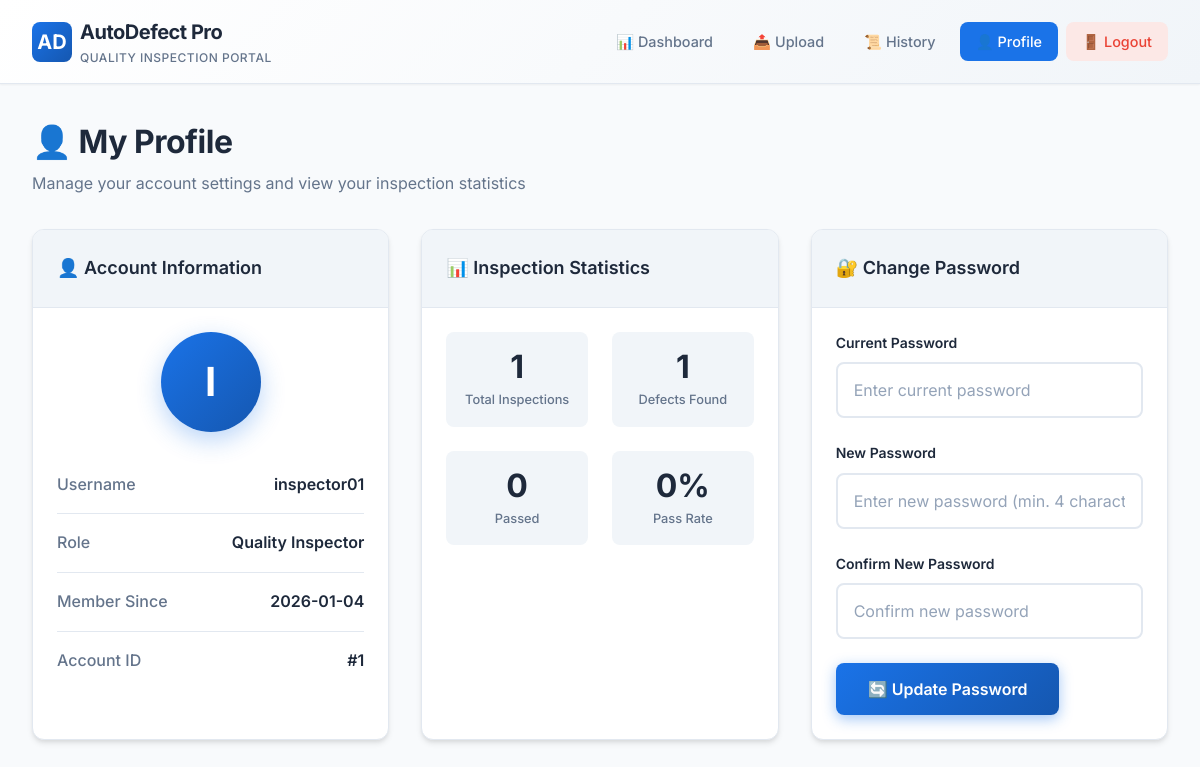
Screenshot of /profile (signed in) with the database file from the repository.
### tables this page shows
CREATE TABLE users (
            id INTEGER PRIMARY KEY AUTOINCREMENT,
            username TEXT UNIQUE NOT NULL,
            password_hash TEXT NOT NULL,
            created_at TIMESTAMP DEFAULT CURRENT_TIMESTAMP
        );

### app.py (the view, shortened to what this page needs)
@app.route("/profile", methods=["GET", "POST"])
def profile():
    if "user_id" not in session:
        return redirect(url_for("login"))
    conn = get_db_connection()
    user = conn.execute(
        "SELECT * FROM users WHERE id = ?", (session["user_id"],)
    ).fetchone()
    total_inspections = conn.execute(
        "SELECT COUNT(*) as count FROM detection_history WHERE user_id = ?",
        (session["user_id"],)
    ).fetchone()["count"]
    broken_count = conn.execute(
        "SELECT COUNT(*) as count FROM detection_history WHERE user_id = ? AND vehicle_status = 'Broken'",
        (session["user_id"],)
    ).fetchone()["count"]
    non_broken_count = conn.execute(
        "SELECT COUNT(*) as count FROM detection_history WHERE user_id = ? AND vehicle_status = 'Non-Broken'",
        (session["user_id"],)
    ).fetchone()["count"]
    conn.close()
    return render_template(
        "profile.html",
        username=session["username"],
        user=user,
        total_inspections=total_inspections,
        broken_count=broken_count,
        non_broken_count=non_broken_count
    )

### app.py (called while the page is built)
def get_db_connection():
    conn = sqlite3.connect(DATABASE_PATH)
    conn.row_factory = sqlite3.Row
    return conn

### templates/profile.html (shortened to what this page needs)
{% extends "base.html" %}
{% block content %}
<div class="main-container">
    <div class="page-header">
        <h1 class="page-title">👤 My Profile</h1>
        <p class="page-subtitle">Manage your account settings and view your inspection statistics</p>
    </div>
    <div class="profile-grid">
        <div class="card profile-card">
            <div class="card-header">
                <h3 class="card-title">👤 Account Information</h3>
            </div>
            <div class="card-body">
                <div class="profile-avatar">
                    <div class="avatar-circle">{{ username[0]|upper }}</div>
                </div>
                <div class="profile-info">
                    <div class="profile-info-item">
                        <span class="profile-label">Username</span>
                        <span class="profile-value">{{ username }}</span>
                    </div>
                    <div class="profile-info-item">
                        <span class="profile-label">Role</span>
                        <span class="profile-value">Quality Inspector</span>
                    </div>
                    <div class="profile-info-item">
                        <span class="profile-label">Member Since</span>
                        <span class="profile-value">{{ user['created_at'][:10] if user['created_at'] else 'N/A'
                            }}</span>
                    </div>
                    <div class="profile-info-item">
                        <span class="profile-label">Account ID</span>
                        <span class="profile-value">#{{ user['id'] }}</span>
                    </div>
                </div>
            </div>
        </div>
        <div class="card">
            <div class="card-header">
                <h3 class="card-title">📊 Inspection Statistics</h3>
            </div>
            <div class="card-body">
                <div class="profile-stats">
                    <div class="profile-stat">
                        <div class="profile-stat-value">{{ total_inspections }}</div>
                        <div class="profile-stat-label">Total Inspections</div>
                    </div>
                    <div class="profile-stat">
                        <div class="profile-stat-value text-danger">{{ broken_count }}</div>
                        <div class="profile-stat-label">Defects Found</div>
                    </div>
                    <div class="profile-stat">
                        <div class="profile-stat-value text-success">{{ non_broken_count }}</div>
                        <div class="profile-stat-label">Passed</div>
                    </div>
                    <div class="profile-stat">
                        <div class="profile-stat-value text-primary">
                            {% if total_inspections > 0 %}
                            {{ ((non_broken_count / total_inspections) * 100)|round|int }}%
                            {% else %}
                            0%
                            {% endif %}
                        </div>
                        <div class="profile-stat-label">Pass Rate</div>
                    </div>
                </div>
            </div>
        </div>
        <div class="card">
            <div class="card-header">
                <h3 class="card-title">🔐 Change Password</h3>
            </div>
            <div class="card-body">
                <form method="POST" action="{{ url_for('profile') }}">
                    <div class="form-group">
                        <label for="current_password" class="form-label">Current Password</label>
                        <input type="password" id="current_password" name="current_password" class="form-input"
                            placeholder="Enter current password" required>
                    </div>
                    <div class="form-group">
                        <label for="new_password" class="form-label">New Password</label>
                        <input type="password" id="new_password" name="new_password" class="form-input"
                            placeholder="Enter new password (min. 4 characters)" minlength="4" required>
                    </div>
                    <div class="form-group">
                        <label for="confirm_password" class="form-label">Confirm New Password</label>
                        <input type="password" id="confirm_password" name="confirm_password" class="form-input"
                            placeholder="Confirm new password" minlength="4" required>
                    </div>
                    <button type="submit" class="btn btn-primary">🔄 Update Password</button>
                </form>
            </div>
        </div>
    </div>
</div>
{% endblock %}

### rows the page displays
users: username "inspector01", created_at "2026-01-04", id "1"

### other values shown
{{ username[0]|upper }} "I"
{{ total_inspections }} "1"
{{ broken_count }} "1"
{{ non_broken_count }} "0"
{{ ((non_broken_count / total_inspections) * 100)|round|int }} "0"
